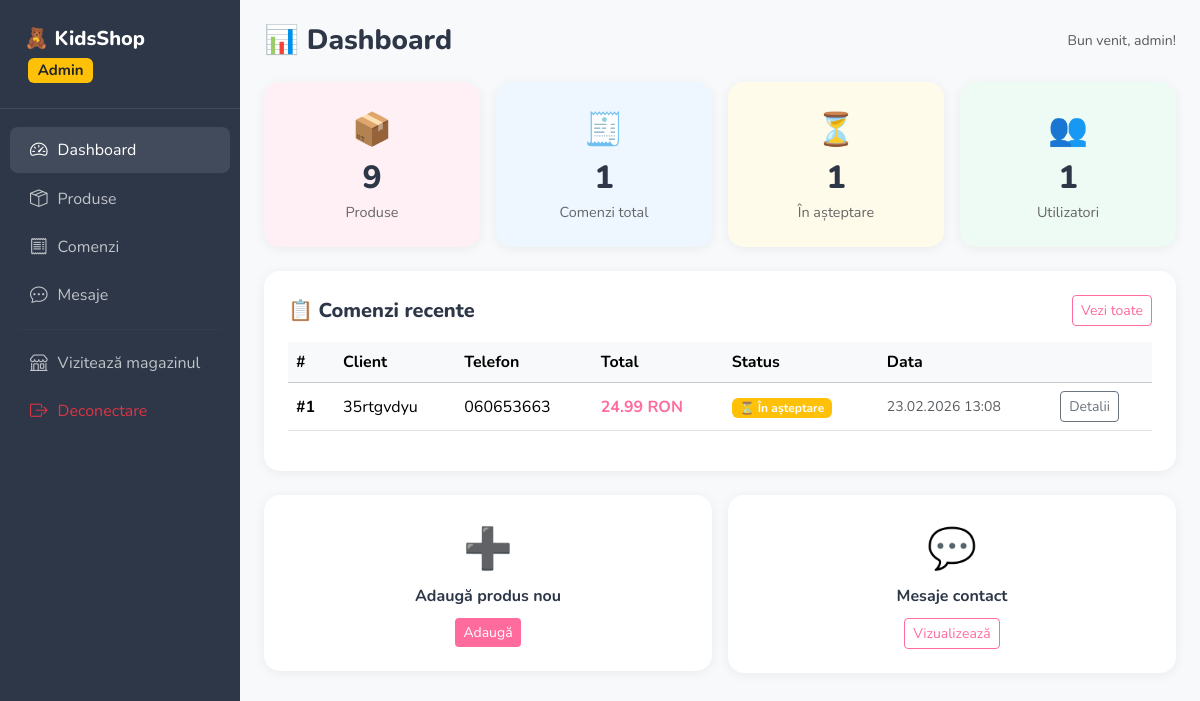
Page /admin/ (signed in) on the committed database.
### models.py (models this page shows, shortened)
class User(db.Model, UserMixin):
    __tablename__ = 'users'
    id         = db.Column(db.Integer, primary_key=True)
    username   = db.Column(db.String(80), unique=True, nullable=False)
    email      = db.Column(db.String(120), unique=True, nullable=False)
    password   = db.Column(db.String(255), nullable=False)
    role       = db.Column(db.String(20), default='user')  # 'user' | 'admin'
    created_at = db.Column(db.DateTime, default=datetime.utcnow)
    orders = db.relationship('Order', backref='user', lazy=True)
    @property
    def is_admin(self):
        return self.role == 'admin'

class Order(db.Model):
    __tablename__ = 'orders'
    id           = db.Column(db.Integer, primary_key=True)
    user_id      = db.Column(db.Integer, db.ForeignKey('users.id'), nullable=True)
    full_name    = db.Column(db.String(150), nullable=False)
    email        = db.Column(db.String(120), nullable=False)
    phone        = db.Column(db.String(20), nullable=False)
    address      = db.Column(db.Text, nullable=False)
    total        = db.Column(db.Float, nullable=False)
    status       = db.Column(db.String(30), default='pending')
    notes        = db.Column(db.Text, nullable=True)
    created_at   = db.Column(db.DateTime, default=datetime.utcnow)
    items = db.relationship('OrderItem', backref='order', lazy=True, cascade='all, delete-orphan')
    STATUS_LABELS = {
        'pending':   ('⏳ În așteptare', 'warning'),
        'confirmed': ('✅ Confirmată',   'success'),
        'shipped':   ('🚚 Expediată',    'info'),
        'delivered': ('📦 Livrată',      'primary'),
        'cancelled': ('❌ Anulată',      'danger'),
    }
    @property
    def status_label(self):
        return self.STATUS_LABELS.get(self.status, ('?', 'secondary'))

### routes/admin.py (the view)
@admin_bp.route('/')
@admin_required
def dashboard():
    stats = {
        'total_products': Product.query.count(),
        'total_orders':   Order.query.count(),
        'pending_orders': Order.query.filter_by(status='pending').count(),
        'total_users':    User.query.count(),
        'unread_msgs':    Contact.query.filter_by(is_read=False).count(),
    }
    recent_orders = Order.query.order_by(Order.created_at.desc()).limit(10).all()
    return render_template('admin/dashboard.html', stats=stats, recent_orders=recent_orders)

### app.py (called while the page is built)
def create_app():
    app = Flask(__name__)
    app.config.from_object(Config)
    db.init_app(app)
    login_manager.init_app(app)
    bcrypt.init_app(app)
    babel.init_app(app, locale_selector=get_locale_selector)
    os.makedirs(app.config['UPLOAD_FOLDER'], exist_ok=True)
    @app.context_processor
    def inject_globals():
        cart = session.get('cart', {})
        cart_count = sum(item['quantity'] for item in cart.values())
        return dict(
            cart_count=cart_count,
            current_locale=str(get_locale()),
            now=datetime.utcnow(),
        )
    with app.app_context():
        db.create_all()
        seed_demo_data()
    register_blueprints(app)
    return app

def get_locale_selector():
    lang = session.get('lang')
    if lang in Config.LANGUAGES:
        return lang
    return request.accept_languages.best_match(Config.LANGUAGES) or 'ro'

### models.py (called while the page is built)
@login_manager.user_loader
def load_user(user_id):
    return User.query.get(int(user_id))

### routes/admin.py (called while the page is built)
def admin_required(f):
    from functools import wraps
    @wraps(f)
    def decorated(*args, **kwargs):
        if not current_user.is_authenticated or not current_user.is_admin:
            abort(403)
        return f(*args, **kwargs)
    return login_required(decorated)

### templates/admin/dashboard.html (shortened to what this page needs)
{% extends 'admin/base_admin.html' %}
{% block content %}
<div class="d-flex justify-content-between align-items-center mb-4">
  <h3 class="fw-800 mb-0">📊 Dashboard</h3>
  <span class="text-muted small">Bun venit, {{ current_user.username }}!</span>
</div>
<div class="row g-3 mb-4">
  <div class="col-md-3 col-6">
    <div class="admin-stat-card bg-pink-soft">
      <div class="stat-icon">📦</div>
      <div class="stat-value">{{ stats.total_products }}</div>
      <div class="stat-name">Produse</div>
    </div>
  </div>
  <div class="col-md-3 col-6">
    <div class="admin-stat-card bg-blue-soft">
      <div class="stat-icon">🧾</div>
      <div class="stat-value">{{ stats.total_orders }}</div>
      <div class="stat-name">Comenzi total</div>
    </div>
  </div>
  <div class="col-md-3 col-6">
    <div class="admin-stat-card bg-yellow-soft">
      <div class="stat-icon">⏳</div>
      <div class="stat-value">{{ stats.pending_orders }}</div>
      <div class="stat-name">În așteptare</div>
    </div>
  </div>
  <div class="col-md-3 col-6">
    <div class="admin-stat-card bg-green-soft">
      <div class="stat-icon">👥</div>
      <div class="stat-value">{{ stats.total_users }}</div>
      <div class="stat-name">Utilizatori</div>
    </div>
  </div>
</div>
<div class="admin-card">
  <div class="d-flex justify-content-between align-items-center mb-3">
    <h5 class="fw-800 mb-0">📋 Comenzi recente</h5>
    <a href="{{ url_for('admin.orders') }}" class="btn btn-sm btn-outline-pink">Vezi toate</a>
  </div>
  <div class="table-responsive">
    <table class="table table-hover align-middle">
      <thead class="table-light">
        <tr>
          <th>#</th><th>Client</th><th>Telefon</th><th>Total</th><th>Status</th><th>Data</th><th></th>
        </tr>
      </thead>
      <tbody>
        {% for order in recent_orders %}
        <tr>
          <td class="fw-700">#{{ order.id }}</td>
          <td>{{ order.full_name }}</td>
          <td>{{ order.phone }}</td>
          <td class="fw-700 text-pink">{{ "%.2f"|format(order.total) }} RON</td>
          <td><span class="badge bg-{{ order.status_label[1] }}">{{ order.status_label[0] }}</span></td>
          <td class="text-muted small">{{ order.created_at.strftime('%d.%m.%Y %H:%M') }}</td>
          <td><a href="{{ url_for('admin.order_detail', order_id=order.id) }}" class="btn btn-sm btn-outline-secondary">Detalii</a></td>
        </tr>
        {% endfor %}
      </tbody>
    </table>
  </div>
</div>
<div class="row g-3 mt-2">
  <div class="col-md-6">
    <div class="admin-card text-center">
      <div style="font-size:40px">➕</div>
      <h6 class="fw-700 mt-2">Adaugă produs nou</h6>
      <a href="{{ url_for('admin.add_product') }}" class="btn btn-pink btn-sm mt-1">Adaugă</a>
    </div>
  </div>
  <div class="col-md-6">
    <div class="admin-card text-center">
      <div style="font-size:40px">💬</div>
      <h6 class="fw-700 mt-2">Mesaje contact
      </h6>
      <a href="{{ url_for('admin.messages') }}" class="btn btn-outline-pink btn-sm mt-1">Vizualizează</a>
    </div>
  </div>
</div>
{% endblock %}

### static/css/style.css (style rules this page uses)
:root { --pink: #ff6b9d; --pink-soft: #fff0f5; --blue: #4a90d9; --blue-soft: #eef6ff; --yellow: #f5c842; --yellow-soft:#fffbea; --green: #4caf8a; --green-soft:#edfbf4; --purple: #7c5cbf; --purple-soft:#f3f0ff; --text: #2d3748; --radius: 1rem; --shadow: 0 4px 20px rgba(0,0,0,.08); --shadow-hover: 0 8px 30px rgba(0,0,0,.14); }
body { font-family: 'Nunito', sans-serif; color: var(--text); background: #fff; }
.fw-700 { font-weight: 700 !important; }
.fw-800 { font-weight: 800 !important; }
.text-pink { color: var(--pink) !important; }
.btn-outline-pink { color: var(--pink); border-color: var(--pink); }
.btn-pink { background: var(--pink); color: #fff; border: none; }
.admin-stat-card { border-radius: var(--radius); padding: 1.5rem; text-align: center; box-shadow: 0 2px 12px rgba(0,0,0,.06); }
.bg-pink-soft { background: var(--pink-soft); }
.bg-blue-soft { background: var(--blue-soft); }
.bg-yellow-soft { background: var(--yellow-soft); }
.bg-green-soft { background: var(--green-soft); }
.stat-icon { font-size: 2rem; }
.stat-value { font-size: 2rem; font-weight: 800; }
.stat-name { color: #666; font-size: .9rem; }
.admin-card { background: #fff; border-radius: var(--radius); padding: 1.5rem; box-shadow: 0 2px 12px rgba(0,0,0,.06); }

### rows in the picture
User: username "admin"
Order: id "1", full_name "35rtgvdyu", phone "060653663", total "24.99", status "⏳ În așteptare", created_at "23.02.2026 13:08"

### other values in the picture
{{ stats.total_products }} "9"
{{ stats.total_orders }} "1"
{{ stats.pending_orders }} "1"
{{ stats.total_users }} "1"
